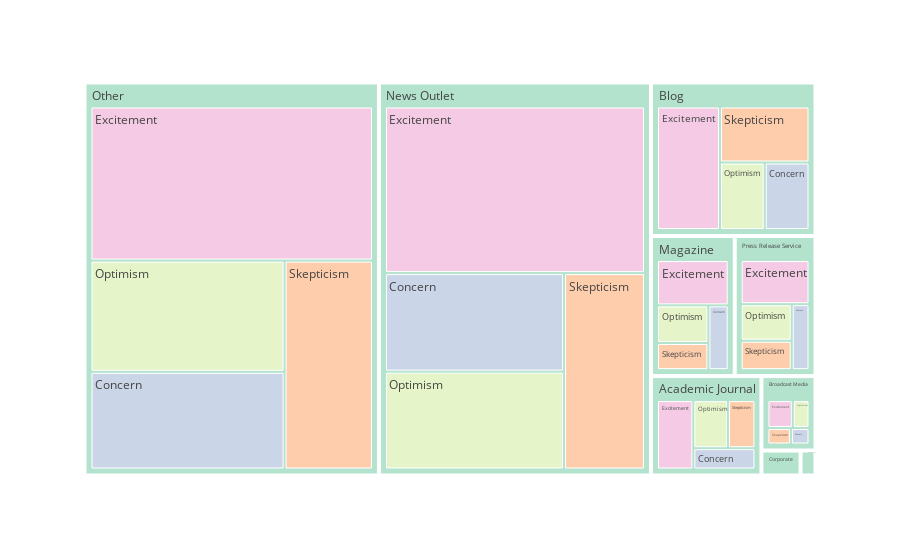

Notebook cell for this chart:
### Code cell
# By Day of Week
import ast
df_emotions = pd.read_csv('./data/emotions_data.csv')
max_emotion_idx = []

emotions = ['Concern', 'Skepticism', 'Optimism', 'Excitement']
for index, row in df_emotions.iterrows():
    emotion_scores = ast.literal_eval(row['dominant_topic'])
    index_v = emotion_scores[0]
    max_emotion_idx.append(emotions[index_v -1 ])
    
df_emotions['single_emotion'] = max_emotion_idx
print(df_emotions['single_emotion'].value_counts())

fig = px.treemap(df_emotions, title='',
                 path=['source_type', 'single_emotion'], color="single_emotion", color_discrete_sequence= px.colors.qualitative.Pastel2)
fig.show()
fig.write_image("./images/treemap/treemap_emotion_by_source.png")

### Figure 1 — Plotly figure (JSON) as saved in the notebook; plotly's stock layout.template omitted (floating-point values rounded to 4 significant figures)
{"data": [{"branchvalues": "total", "customdata": [["(?)"], ["(?)"], ["Skepticism"], ["Concern"], ["Excitement"], ["(?)"], ["Optimism"], ["Skepticism"], ["Skepticism"], ["Skepticism"], ["(?)"], ["Optimism"], ["Optimism"], ["Optimism"], ["Excitement"], ["(?)"], ["Excitement"], ["Skepticism"], ["Excitement"], ["Excitement"], ["(?)"], ["Concern"], ["Concern"], ["(?)"], ["Concern"], ["Concern"], ["Excitement"], ["Skepticism"], ["(?)"], ["Optimism"], ["Skepticism"], ["Optimism"], ["Optimism"], ["Concern"], ["Skepticism"], ["Optimism"], ["Optimism"], ["Skepticism"], ["Excitement"], ["Excitement"], ["(?)"], ["Excitement"], ["Concern"], ["Concern"], ["Concern"]], "domain": {"x": [0, 1], "y": [0, 1]}, "hovertemplate": "labels=%{label}<br>count=%{value}<br>parent=%{parent}<br>id=%{id}<br>single_emotion=%{customdata[0]}<extra></extra>", "ids": ["Press Release Service", "Online Forum", "News Outlet/Skepticism", "Press Release Service/Concern", "Blog/Excitement", "Blog", "Blog/Optimism", "Magazine/Skepticism", "Online Forum/Skepticism", "Other/Skepticism", "Other", "Corporate/Optimism", "Broadcast Media/Optimism", "Academic Journal/Optimism", "Press Release Service/Excitement", "Academic Journal", "News Outlet/Excitement", "Corporate/Skepticism", "Magazine/Excitement", "Corporate/Excitement", "Magazine", "Online Forum/Concern", "News Outlet/Concern", "News Outlet", "Corporate/Concern", "Blog/Concern", "Online Forum/Excitement", "Broadcast Media/Skepticism", "Corporate", "Magazine/Optimism", "Academic Journal/Skepticism", "Online Forum/Optimism", "News Outlet/Optimism", "Magazine/Concern", "Blog/Skepticism", "Press Release Service/Optimism", "Other/Optimism", "Press Release Service/Skepticism", "Other/Excitement", "Broadcast Media/Excitement", "Broadcast Media", "Academic Journal/Excitement", "Other/Concern", "Broadcast Media/Concern", "Academic Journal/Concern"], "labels": ["Press Release Service", "Online Forum", "Skepticism", "Concern", "Excitement", "Blog", "Optimism", "Skepticism", "Skepticism", "Skepticism", "Other", "Optimism", "Optimism", "Optimism", "Excitement", "Academic Journal", "Excitement", "Skepticism", "Excitement", "Excitement", "Magazine", "Concern", "Concern", "News Outlet", "Concern", "Concern", "Excitement", "Skepticism", "Corporate", "Optimism", "Skepticism", "Optimism", "Optimism", "Concern", "Skepticism", "Optimism", "Optimism", "Skepticism", "Excitement", "Excitement", "Broadcast Media", "Excitement", "Concern", "Concern", "Concern"], "marker": {"colors": ["rgb(179,226,205)", "rgb(179,226,205)", "rgb(253,205,172)", "rgb(203,213,232)", "rgb(244,202,228)", "rgb(179,226,205)", "rgb(230,245,201)", "rgb(253,205,172)", "rgb(253,205,172)", "rgb(253,205,172)", "rgb(179,226,205)", "rgb(230,245,201)", "rgb(230,245,201)", "rgb(230,245,201)", "rgb(244,202,228)", "rgb(179,226,205)", "rgb(244,202,228)", "rgb(253,205,172)", "rgb(244,202,228)", "rgb(244,202,228)", "rgb(179,226,205)", "rgb(203,213,232)", "rgb(203,213,232)", "rgb(179,226,205)", "rgb(203,213,232)", "rgb(203,213,232)", "rgb(244,202,228)", "rgb(253,205,172)", "rgb(179,226,205)", "rgb(230,245,201)", "rgb(253,205,172)", "rgb(230,245,201)", "rgb(230,245,201)", "rgb(203,213,232)", "rgb(253,205,172)", "rgb(230,245,201)", "rgb(230,245,201)", "rgb(253,205,172)", "rgb(244,202,228)", "rgb(244,202,228)", "rgb(179,226,205)", "rgb(244,202,228)", "rgb(203,213,232)", "rgb(203,213,232)", "rgb(203,213,232)"]}, "name": "", "parents": ["", "", "News Outlet", "Press Release Service", "Blog", "", "Blog", "Magazine", "Online Forum", "Other", "", "Corporate", "Broadcast Media", "Academic Journal", "Press Release Service", "", "News Outlet", "Corporate", "Magazine", "Corporate", "", "Online Forum", "News Outlet", "", "Corporate", "Blog", "Online Forum", "Broadcast Media", "", "Magazine", "Academic Journal", "Online Forum", "News Outlet", "Magazine", "Blog", "Press Release Service", "Other", "Press Release Service", "Other", "Broadcast Media", "", "Academic Journal", "Other", "Broadcast Media", "Academic Journal"], "type": "treemap", "values": [394, 13, 627, 61, 363, 879, 141, 72, 2, 725, 4028, 5, 35, 93, 158, 382, 1708, 3, 168, 20, 408, 4, 696, 3722, 6, 141, 4, 29, 34, 100, 74, 3, 691, 68, 234, 97, 848, 78, 1710, 53, 140, 141, 745, 23, 74]}], "layout": {"legend": {"tracegroupgap": 0}, "margin": {"t": 60}, "treemapcolorway": ["rgb(179,226,205)", "rgb(253,205,172)", "rgb(203,213,232)", "rgb(244,202,228)", "rgb(230,245,201)", "rgb(255,242,174)", "rgb(241,226,204)", "rgb(204,204,204)"]}}
